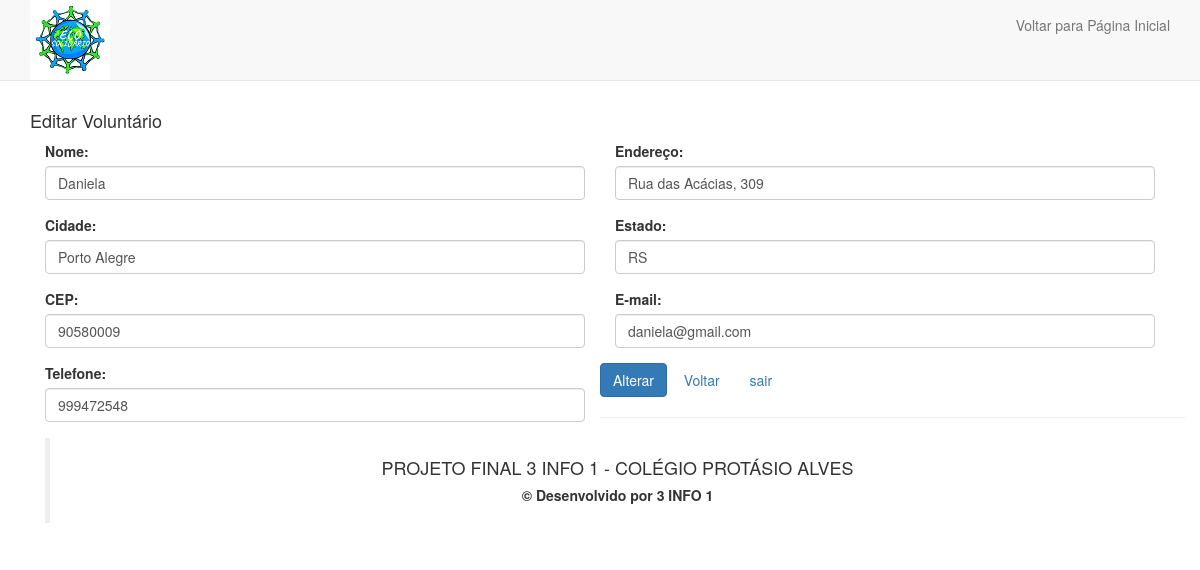
The page /Projeto/editarVoluntario.php?idVoluntario=10 on the database its author committed.
### tables this page shows
CREATE TABLE `voluntario` (
  `idVoluntario` int(3) NOT NULL,
  `nome` varchar(70) NOT NULL,
  `endereco` varchar(50) NOT NULL,
  `cidade` varchar(30) NOT NULL,
  `estado` char(2) NOT NULL,
  `cep` int(8) NOT NULL,
  `email` varchar(50) NOT NULL,
  `telefone` varchar(12) NOT NULL
);

### Projeto/editarVoluntario.php (the view, shortened to what this page needs)
<?php
    require 'config.php';
    $info = [];
    $idVoluntario = filter_input(INPUT_GET,'idVoluntario');
    if($idVoluntario){
        $sql = "SELECT * FROM voluntario WHERE idVoluntario = :idVoluntario";
        $sql = $pdo->prepare($sql);
        $sql->bindvalue('idVoluntario', $idVoluntario);
        $sql->execute();
        if($sql->rowCount() > 0){
            $info = $sql->fetch(PDO::FETCH_ASSOC);
        }else{
            header("Location: index.php");
            exit;
        }
    }
?>
<!DOCTYPE HTML>
<html lang="pt-br">
	<head>
		<link rel="stylesheet" href="https://maxcdn.bootstrapcdn.com/bootstrap/3.3.6/css/bootstrap.min.css">
	</head>
	<body>
	    <nav class="navbar navbar-default navbar-static-top">
	      <div class="container">
	        <div class="navbar-header">
	          <img src="imagens/Elo_solidario.png" />
	        </div>
	        <div id="navbar" class="navbar-collapse collapse">
	          <ul class="nav navbar-nav navbar-right">
	            <li><a href="index.php">Voltar para Página Inicial</a></li>
	          </ul>
	        </div>
	      </div>
	    </nav>
	    <div class="container">
<form method="POST" action="editar_actionVoluntario.php">
			<h4>Editar Voluntário</h4>
			<div class="form-row">
            <div class="form-group col-md-6">
                <label>Nome:</label>
                <input type="text" class="form-control" name="nome" value="<?=$info['nome'];?>"/>
            </div>
            <div class="form-group col-md-6">
                <label>Endereço:</label>
			    <input type="text" class="form-control" name="endereco" value="<?=$info['endereco'];?>"/>
            </div>
        </div>
        <div class="form-row">
            <div class="form-group col-md-6">
                <label>Cidade:</label>
                <input type="text" class="form-control" name="cidade" value="<?=$info['cidade'];?>"/>
            </div>
            <div class="form-group col-md-6">
                <label>Estado:</label>
                <input type="text" class="form-control" name="estado" value="<?=$info['estado'];?>"/>
            </div>
        </div>
        <div class="form-row">
            <div class="form-group col-md-6">
                <label>CEP:</label>
                <input type="text" class="form-control" name="cep" value="<?=$info['cep'];?>"/>
            </div>
        <div class="form-row">
            <div class="form-group col-md-6">
                <label>E-mail: </label>
                <input type="email" class="form-control"  name="email" value="<?=$info['email'];?>"/>
                </div>
            <div class="form-group col-md-6">
                <label>Telefone:</label>
                <input type="text" class="form-control" onkeypress="$(this).mask('(00) 00000-0000')" name="telefone" value="<?=$info['telefone'];?>"/>
            </div>
        </div>
			<br>
            <a onclick="return confirm('Registro alterado com sucesso!')"><input type="submit" value="Alterar" class="btn btn-primary"/></a>
            <a href="painelDoador.php"class="btn btn-outline-success" > Voltar </a>
			<a href="sair.php" class="btn btn-outline-danger "> sair </a>
</form>
</div>
		<div class="container">
	    	<hr>
	    	<footer>
	    		<blockquote class="blockquote text-center">
				<h4>PROJETO FINAL 3 INFO 1 - COLÉGIO PROTÁSIO ALVES</h4>
  			<h5><strong>&copy; Desenvolvido por 3 INFO 1<br></strong></h5>
				</blockquote>
	    	</footer>
	    </div>
	</body>
</html>

### rows shown on the page
voluntario: nome "Daniela", endereco "Rua das Acácias, 309", cidade "Porto Alegre", estado "RS", cep "90580009", email "daniela@gmail.com", telefone "999472548"
